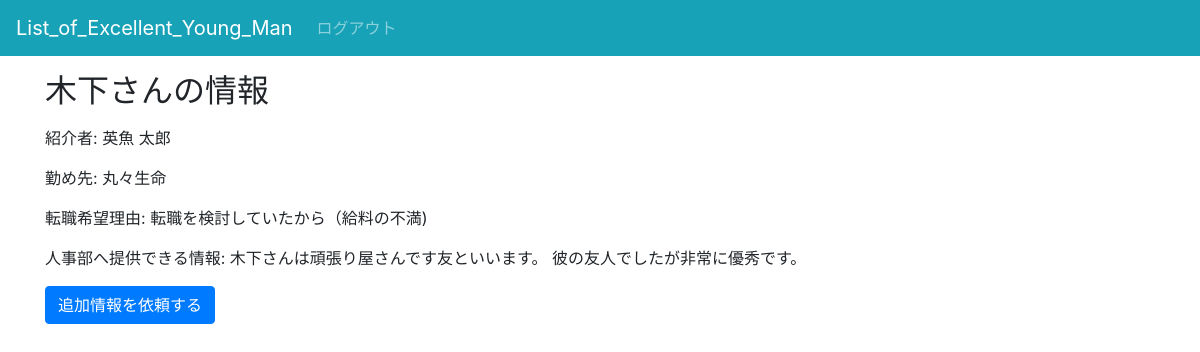
The app's page /recommend/add_user/1/ (signed in) with its own data.
### recommend/models.py (models this page shows)
class Excellent_Man(models.Model):
    who_recommend = models.ForeignKey(settings.AUTH_USER_MODEL, on_delete=models.CASCADE)
    name = models.CharField(verbose_name='名前', max_length=20)
    company = models.CharField(verbose_name='勤務先', max_length=20)
    REASON_CHOICES = [
          ('転職を検討していたから（給料の不満)', '転職を検討していたから（給料の不満）'),
          ('転職を検討していたから（昇進への不満)', '転職を検討していたから（昇進への不満）'),
          ('転職を検討していたから（会社方針の不満)', '転職を検討していたから（会社方針の不満）'),
    ]
    reason = models.CharField(
        verbose_name='推薦理由',
        max_length=100,
        choices=REASON_CHOICES,
        default="転職を検討していたから（給料の不満",
    )
    phone_number = models.CharField(verbose_name='電話番号', max_length=11, blank=True)
    email = models.EmailField(verbose_name='emailアドレス', blank=True)
    more_information = models.TextField(verbose_name='詳細',)
    created_date = models.DateTimeField(verbose_name='登録日', default=timezone.now)

### register/models.py (models this page shows, shortened)
class User(AbstractBaseUser, PermissionsMixin):
    email = models.EmailField(_('email address'), unique=True)
    first_name = models.CharField(_('first name'), max_length=30, blank=True)
    last_name = models.CharField(_('last name'), max_length=150, blank=True)
    DEPARTMENT_CHOICES = [
        ("営業", '営業部'),
        ("経理", '経理部'),
        ("人事", '人事部'),
        ("IT", 'IT部'),
    ]
    department = models.CharField(
        max_length=5,
        choices=DEPARTMENT_CHOICES,
        default="営業部",
    )
    division = models.CharField(_('division'), max_length=30, blank=True)
    is_staff = models.BooleanField(
        _('staff status'),
        default=False,
        help_text=_(
            'Designates whether the user can log into this admin site.'),
    )
    is_active = models.BooleanField(
        _('active'),
        default=True,
        help_text=_(
            'Designates whether this user should be treated as active. '
            'Unselect this instead of deleting accounts.'
        ),
    )
    date_joined = models.DateTimeField(_('date joined'), default=timezone.now)
    objects = CustomUserManager()
    EMAIL_FIELD = 'email'
    USERNAME_FIELD = 'email'
    REQUIRED_FIELDS = []
    class Meta:
        verbose_name = _('user')
        verbose_name_plural = _('users')

### recommend/views.py (the view, shortened to what this page needs)
# urls.py: path('add_user/<int:id>/', views.add_user, name='add_user'),
@login_required
def add_user(request, id):
    man = Excellent_Man.objects.get(id=id)
    message = make_mail(request, man)
    form = UserForm
    context = {'man':man, 'message':message, 'form':form}
    return render(request, "recommend/man_information.html", context)

### recommend/views.py (called while the page is built)
def make_mail(request, man):
    return f'{man.who_recommend.division} {man.who_recommend.first_name}さんから、{man.company} {man.name}さんを紹介いただきました。そこで、システムにログインいただき、{man.who_recommend.first_name}さんの情報に、ご存知な情報を追加いただけないでしょうか？どうぞよろしくお願いします'

### recommend/templates/recommend/man_information.html (shortened to what this page needs)
{% extends 'base.html'%}
{% load bootstrap4 %}
{% load static %}
{% block content %}
<div class="container">
  <h2 class="mb-3">{{man.name}}さんの情報</h2>
  <p>
    紹介者: {{man.who_recommend.first_name}} {{man.who_recommend.last_name}}
  </p>
  <p>
    勤め先: {{man.company}}
  </p>
  <p>
    転職希望理由: {{man.reason}}
  </p>
  <p>
    人事部へ提供できる情報: {{man.more_information}}
  </p>
  {% if request.user.is_staff %}
  <button type="button" class="btn btn-primary" data-toggle="collapse" data-target="#collapseExample"
    aria-expanded="false" aria-controls="collapseExample">
    追加情報を依頼する
  </button>
  {% endif %}
</div>
{% endblock %}

### records on screen
Excellent_Man: name "木下", who_recommend.first_name "英魚", who_recommend.last_name "太郎", company "丸々生命", reason "転職を検討していたから（給料の不満)", more_information "木下さんは頑張り屋さんです友といいます。 彼の友人でしたが非常に優秀です。"
